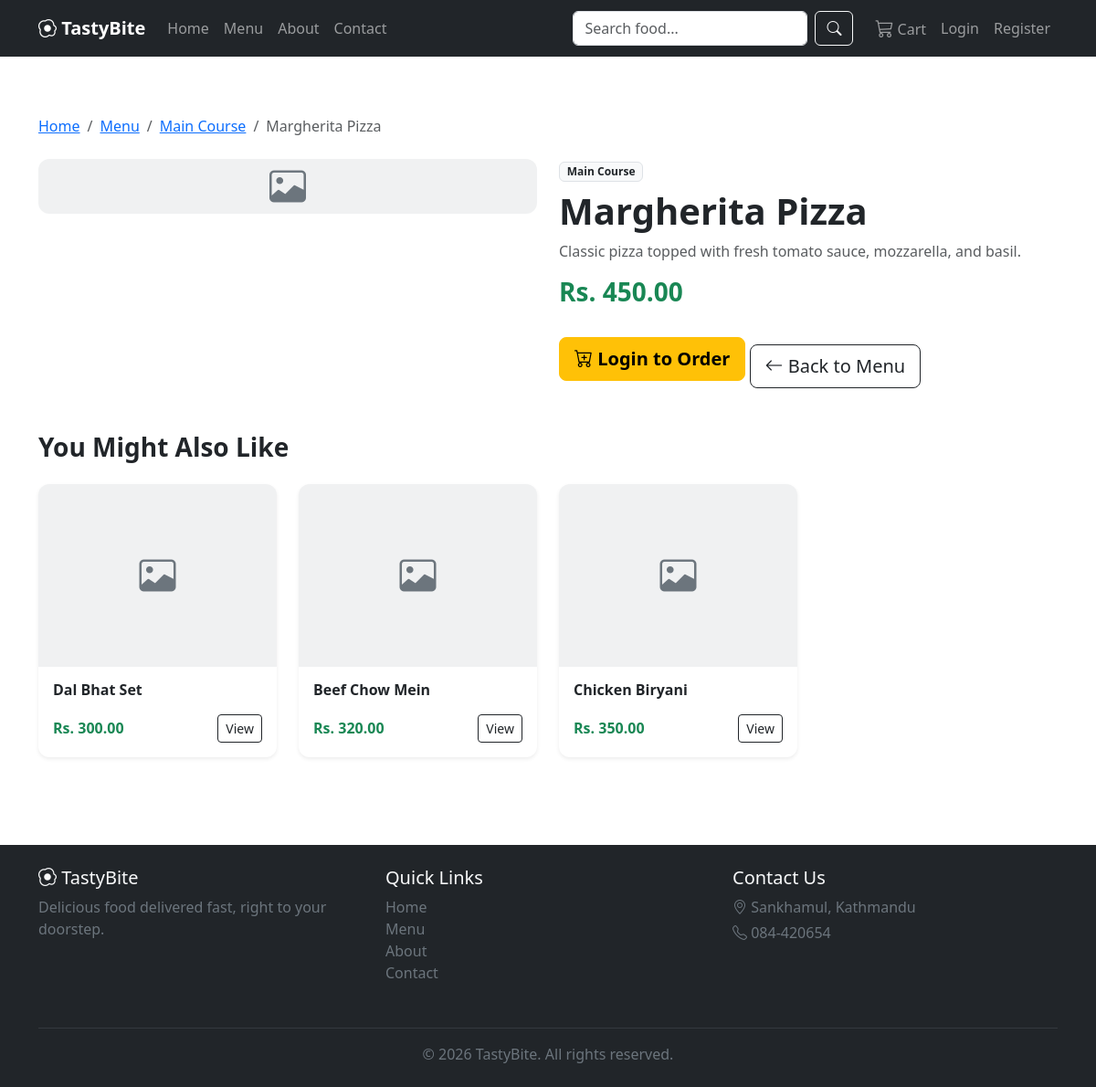
/menu/margherita-pizza/, run on an earlier commit of the app's database.
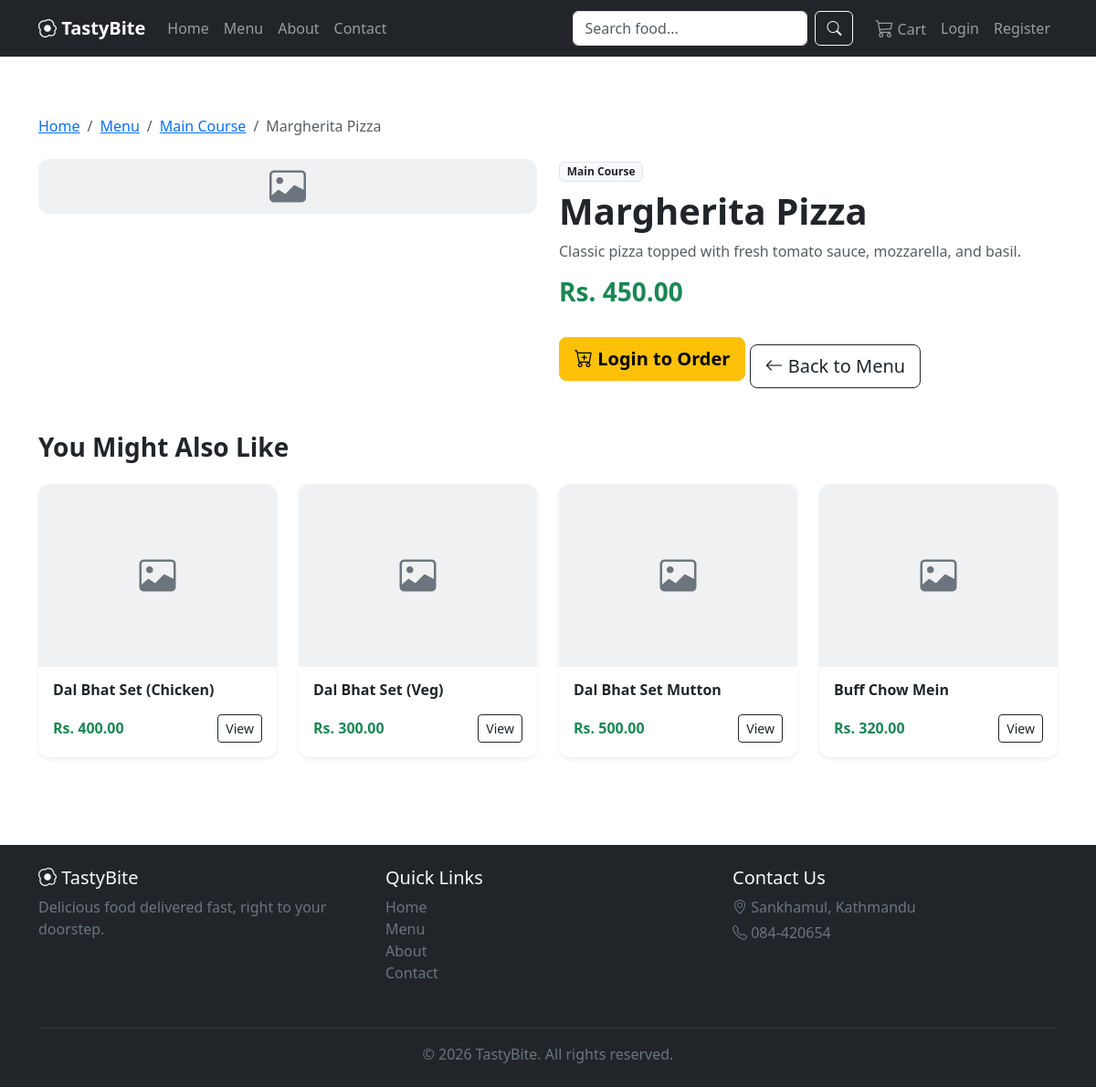
And on a later commit of the database.
### menu/models.py (models this page shows, shortened)
class FoodItem(models.Model):
    category = models.ForeignKey(
        Category,
        on_delete=models.CASCADE,
        related_name='food_items'
    )
    name = models.CharField(max_length=150)
    slug = models.SlugField(max_length=170, unique=True, help_text="Used in URLs")
    description = models.TextField(blank=True)
    price = models.DecimalField(max_digits=8, decimal_places=2, help_text="Price in NPR")
    image = models.ImageField(upload_to='food_items/', blank=True, null=True)
    is_available = models.BooleanField(default=True, help_text="Uncheck to hide this item from the menu")
    is_featured = models.BooleanField(default=False, help_text="Show this item on the homepage")
    created_at = models.DateTimeField(auto_now_add=True)
    updated_at = models.DateTimeField(auto_now=True)
    class Meta:
        ordering = ['-created_at']
    def get_absolute_url(self):
        return reverse('food_detail', kwargs={'slug': self.slug})

### menu/views.py (the view)
# urls.py: path('menu/<slug:slug>/', views.food_detail, name='food_detail'),
def food_detail(request, slug):
    item = get_object_or_404(FoodItem, slug=slug, is_available=True)
    related_items = FoodItem.objects.filter(
        category=item.category, is_available=True
    ).exclude(id=item.id)[:4]
    context = {
        'item': item,
        'related_items': related_items,
    }
    return render(request, 'menu/food_detail.html', context)

### cart/context_processors.py (called while the page is built)
def cart_item_count(request):
    if request.user.is_authenticated:
        cart = Cart.objects.filter(user=request.user).first()
        if cart:
            return {'cart_item_count': cart.total_items}
    return {'cart_item_count': 0}

### menu/templates/menu/food_detail.html (shortened to what the changed rows need)
{% extends 'base.html' %}
{% load static %}
{% block content %}
<div class="container my-5">
    <div class="row g-4">
        <div class="col-md-6">
            <h1 class="fw-bold">{{ item.name }}</h1>
        </div>
    </div>
    {% if related_items %}
    <section class="mt-5">
        <div class="row g-4">
            {% for related in related_items %}
            <div class="col-sm-6 col-lg-3">
                <div class="card food-card h-100 shadow-sm">
                    {% if related.image %}
                        <img src="{{ related.image.url }}" class="card-img-top food-img" alt="{{ related.name }}">
                    {% else %}
                        <div class="food-img d-flex align-items-center justify-content-center bg-secondary bg-opacity-10">
                            <i class="bi bi-image fs-1 text-secondary"></i>
                        </div>
                    {% endif %}
                    <div class="card-body d-flex flex-column">
                        <h6 class="card-title fw-bold">{{ related.name }}</h6>
                        <div class="d-flex justify-content-between align-items-center mt-2">
                            <span class="fw-bold text-success">Rs. {{ related.price }}</span>
                            <a href="{{ related.get_absolute_url }}" class="btn btn-outline-dark btn-sm">
                                View
                            </a>
                        </div>
                    </div>
                </div>
            </div>
            {% endfor %}
        </div>
    </section>
    {% endif %}
</div>
{% endblock %}

What changed in the data, as far as the page shows it:
no longer on this page (row unchanged): FoodItem: name "Chicken Biryani", price "350.00"
changed FoodItem: name "Dal Bhat Set" → "Dal Bhat Set (Chicken)"; price "300.00" → "400.00"
now on this page (row edited): FoodItem: name "Dal Bhat Set (Veg)", price "300.00"
now on this page (row edited): FoodItem: name "Dal Bhat Set Mutton", price "500.00"
changed FoodItem: name "Beef Chow Mein" → "Buff Chow Mein"
